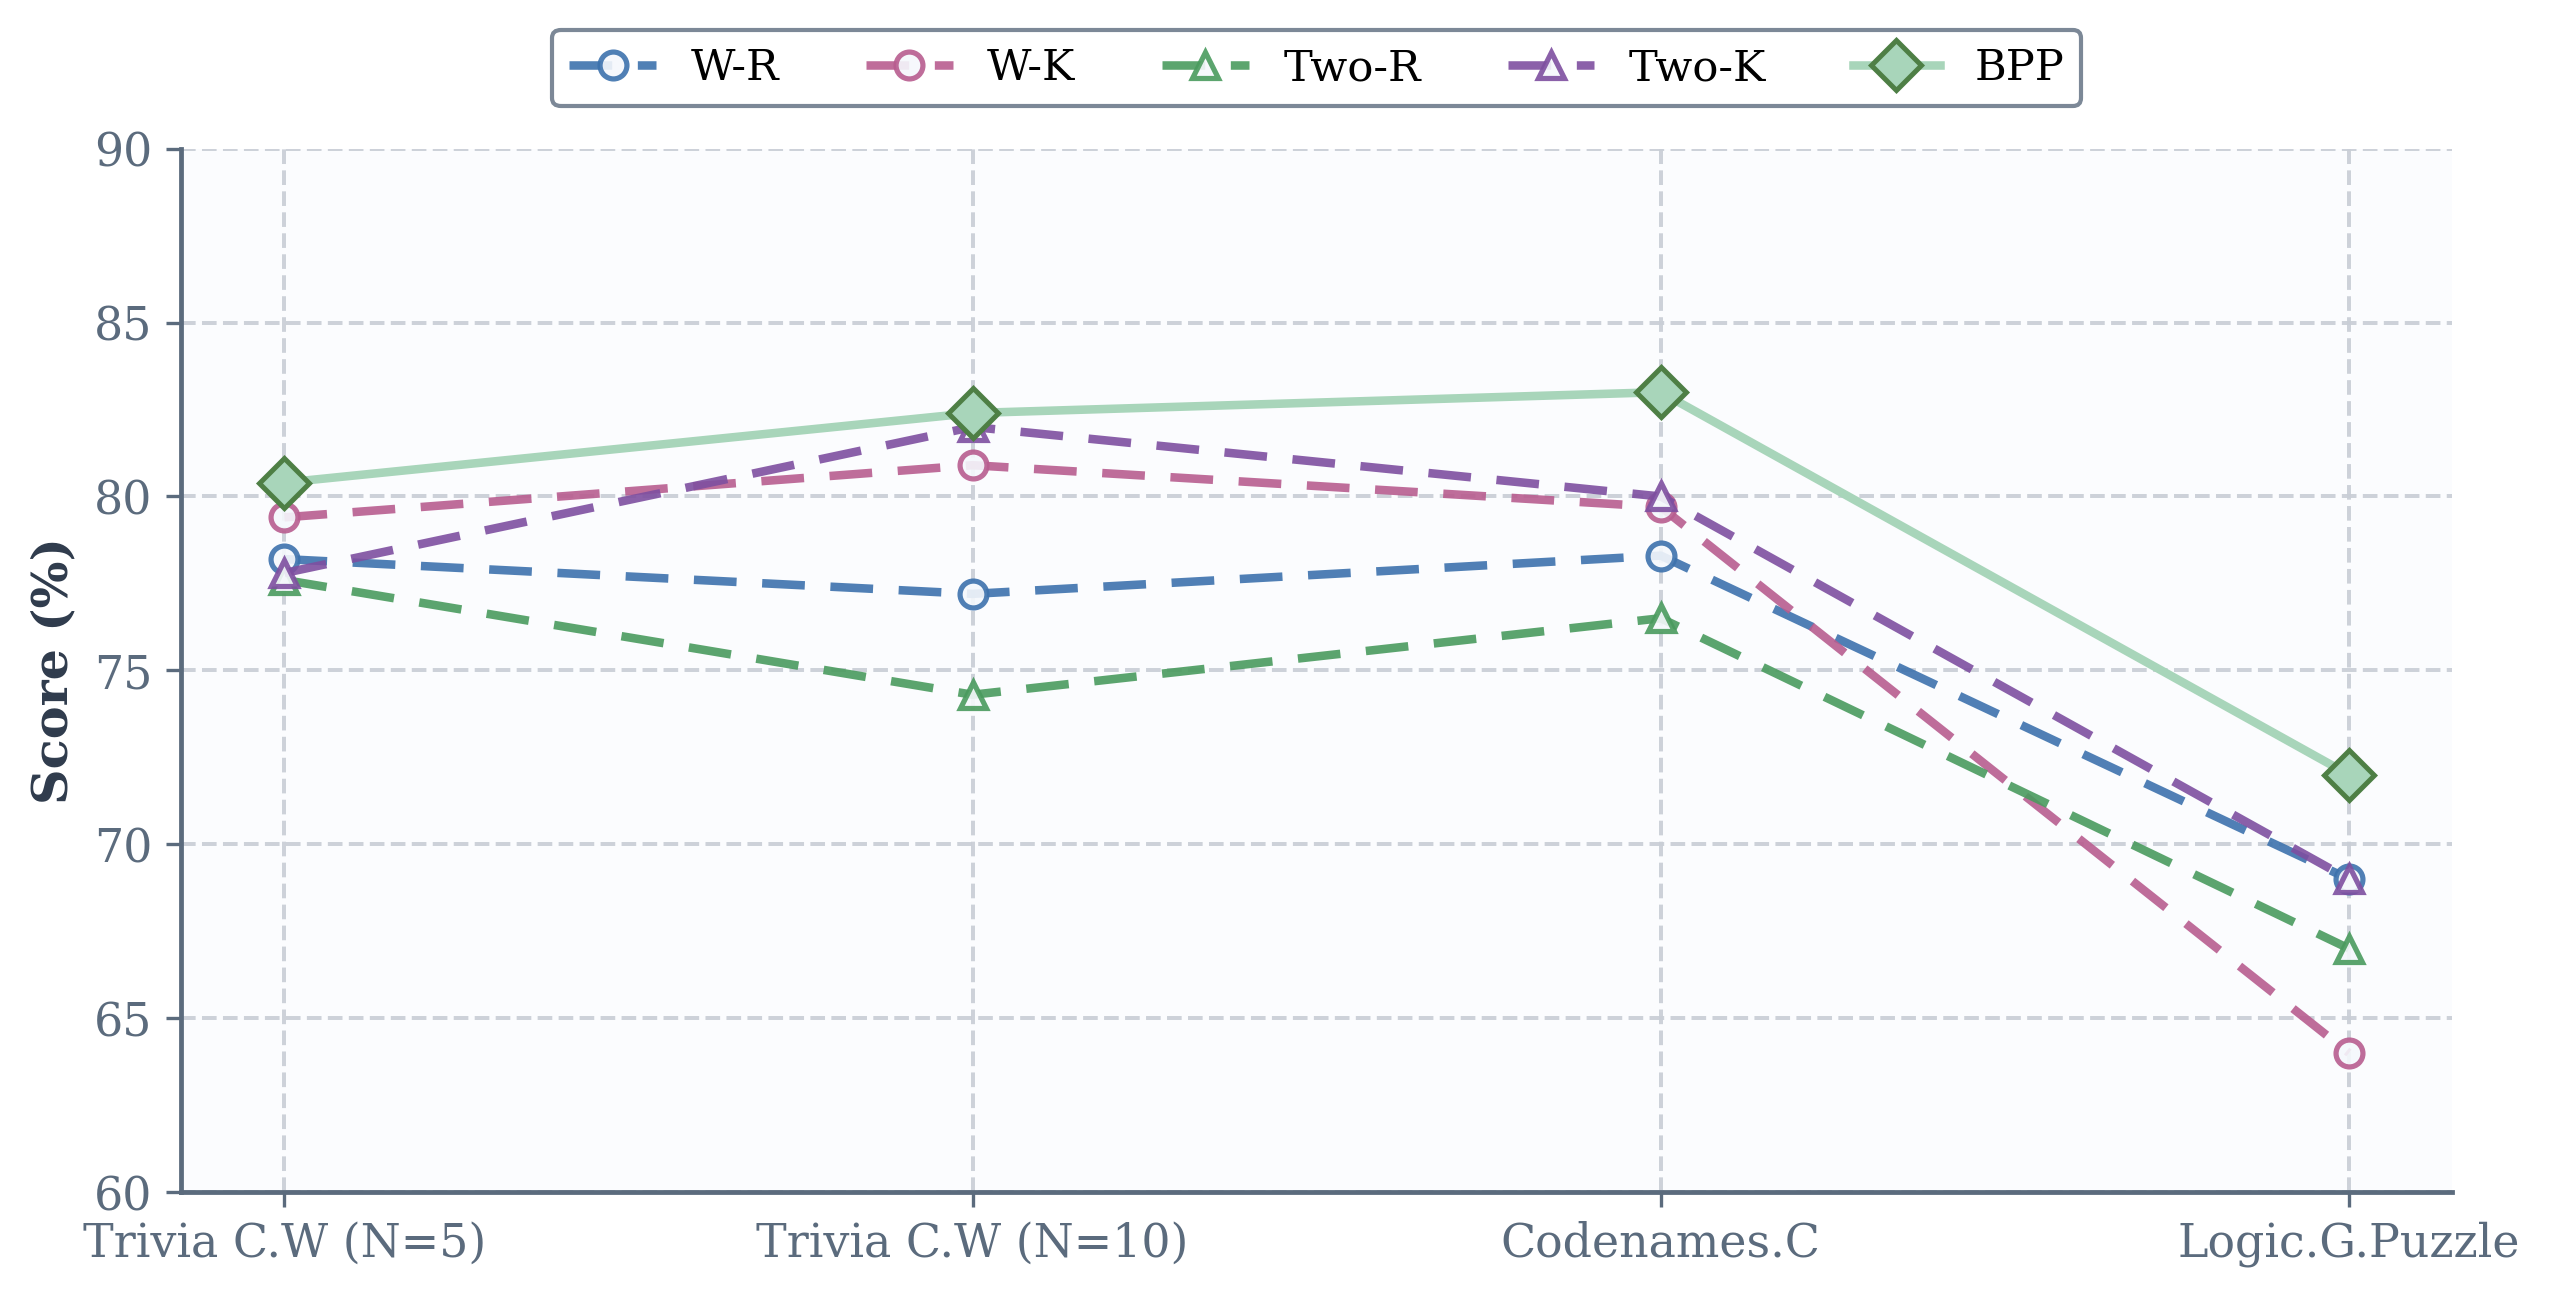

This chart was generated by the following Python code:
from pathlib import Path
import sys

import numpy as np
import matplotlib.pyplot as plt

_VIZ_DIR = Path(__file__).resolve().parent
if str(_VIZ_DIR) not in sys.path:
    sys.path.insert(0, str(_VIZ_DIR))
import method_colors

# ===== 데이터 설정 (bpp_demo.py와 동일) =====
tasks = ["Trivia C.W (N=5)", "Trivia C.W (N=10)", "Codenames.C", "Logic.G.Puzzle"]
bpp_values = [80.4, 82.4, 83.0, 72.0]
bpp_w_r_demo = [78.2, 77.2, 78.3, 69.0]
bpp_w_k_demo = [79.4, 80.9, 79.7, 64.0]
bpp_two_r_demo = [77.6, 74.3, 76.5, 67.0]
bpp_two_k_demo = [77.8, 82.0, 80.0, 69.0]

methods = ["BPP", "BPP-W-R-Demo", "BPP-W-K-Demo", "BPP-Two-R-Demo", "BPP-Two-K-Demo"]
scores_by_method = {
    "BPP-W-R-Demo": bpp_w_r_demo,
    "BPP-W-K-Demo": bpp_w_k_demo,
    "BPP-Two-R-Demo": bpp_two_r_demo,
    "BPP-Two-K-Demo": bpp_two_k_demo,
    "BPP": bpp_values,
}
method_labels_short = {
    "BPP": "BPP",
    "BPP-W-R-Demo": "W-R",
    "BPP-W-K-Demo": "W-K",
    "BPP-Two-R-Demo": "Two-R",
    "BPP-Two-K-Demo": "Two-K",
}
method_markers = {
    "BPP-W-R-Demo": "o",
    "BPP-W-K-Demo": "o",
    "BPP-Two-R-Demo": "^",
    "BPP-Two-K-Demo": "^",
    "BPP": "D",
}

demo_methods = [m for m in methods if m != "BPP"]
plot_order_front = demo_methods + ["BPP"]

method_color_map = {
    "BPP-W-R-Demo": "#3D72AD",
    "BPP-W-K-Demo": "#B85D8F",
    "BPP-Two-R-Demo": "#4A9B5E",
    "BPP-Two-K-Demo": "#7E4FA0",
    "BPP": method_colors.METHOD_COLORS_DISPLAY["BPP"],
}

plt.rcParams["font.family"] = ["DejaVu Serif"]
plt.rcParams["axes.unicode_minus"] = False

background_color = "#FFFFFF"
panel_bg_color = "#FBFCFE"
axis_color = "#5B6B7D"
grid_color = "#C9CED6"
text_color = "#2F3B4C"
axis_title_size = 11.85
tick_size = 11
legend_size = 10.4
line_width = 2.05


def _panel_style(ax, *, vertical_grid=False, horizontal_grid=False):
    ax.set_facecolor(panel_bg_color)
    ax.tick_params(colors=axis_color, labelsize=tick_size)
    ax.set_axisbelow(True)
    if vertical_grid:
        ax.grid(axis="x", color=grid_color, linestyle="--", linewidth=0.95, alpha=0.92)
    if horizontal_grid:
        ax.grid(axis="y", color=grid_color, linestyle="--", linewidth=0.95, alpha=0.92)
    for s in ["top", "right"]:
        ax.spines[s].set_visible(False)
    for s in ["bottom", "left"]:
        ax.spines[s].set_color(axis_color)
        ax.spines[s].set_linewidth(1.15)


fig, ax_s = plt.subplots(1, 1, dpi=120, figsize=(9.0, 5.55), facecolor=background_color)

_panel_style(ax_s, vertical_grid=True, horizontal_grid=True)

x = np.arange(len(tasks))
all_scores_flat = np.array([scores_by_method[m][t] for m in plot_order_front for t in range(len(tasks))])

for method in plot_order_front:
    y = scores_by_method[method]
    c = method_color_map[method]
    is_bpp = method == "BPP"
    lw = line_width
    ms = 8.4 if is_bpp else 6.45
    a = 1.0 if is_bpp else 0.9
    z = 6 if is_bpp else 3
    ax_s.plot(
        x,
        y,
        linestyle="-" if is_bpp else (0, (5, 3)),
        linewidth=lw,
        color=c,
        alpha=a,
        marker=method_markers[method],
        markersize=ms,
        markerfacecolor=c if is_bpp else "#F5F8FC",
        markeredgewidth=1.25 if not is_bpp else 1.2,
        markeredgecolor=method_colors.BPP_MARKER_EDGE if is_bpp else c,
        label=method_labels_short[method],
        zorder=z,
    )

ymax = float(np.ceil(all_scores_flat.max() + 0.85))
ymin = float(np.floor(all_scores_flat.min() - 0.95))
ymax = max(ymax, ymin + 6.5)
y0 = (int(np.floor(ymin)) // 5) * 5
y1 = ((int(np.ceil(ymax)) + 4) // 5) * 5 + 5
yticks_score = np.arange(y0, y1 + 1e-9, step=5, dtype=float)
ax_s.set_xticks(x)
ax_s.set_xticklabels(tasks, rotation=0, ha="center")
ax_s.set_ylim(ymin, ymax)
ax_s.set_yticks(yticks_score)
ax_s.set_xlabel("")
ax_s.set_ylabel("Score (%)", fontsize=axis_title_size, color=text_color, fontweight="bold")

_handles, _lbls = ax_s.get_legend_handles_labels()
ax_s.legend(
    _handles,
    _lbls,
    loc="lower center",
    bbox_to_anchor=(0.5, 1.02),
    ncol=5,
    frameon=True,
    facecolor="white",
    edgecolor=axis_color,
    fontsize=legend_size,
)

plt.tight_layout(rect=[0.02, 0.06, 0.98, 0.86])

script_path = Path(__file__).resolve()
output_filename = script_path.with_suffix(".png")
fig.savefig(output_filename, dpi=300, facecolor=background_color, bbox_inches="tight")

print(f"Figure가 '{output_filename}' 파일로 저장되었습니다.")

plt.show()
